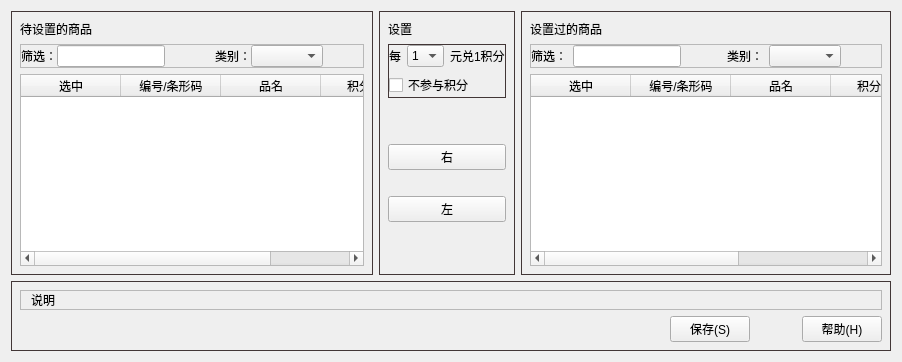
             <widget class="QWidget" name="tab_24">
              <attribute name="title">
               <string>商品积分设置</string>
              </attribute>
              <layout class="QGridLayout" name="gridLayout_28">
               <item row="0" column="0">
                <widget class="QWidget" name="widget_9" native="true">
                 <property name="styleSheet">
                  <string notr="true">QWidget#widget_9{
	border:1px solid #423636;
}</string>
                 </property>
                 <layout class="QVBoxLayout" name="verticalLayout_9">
                  <item>
                   <widget class="QLabel" name="label_492">
                    <property name="text">
                     <string>待设置的商品</string>
                    </property>
                   </widget>
                  </item>
                  <item>
                   <widget class="QFrame" name="frame_17">
                    <property name="frameShape">
                     <enum>QFrame::StyledPanel</enum>
                    </property>
                    <property name="frameShadow">
                     <enum>QFrame::Raised</enum>
                    </property>
                    <layout class="QHBoxLayout" name="horizontalLayout_11">
                     <property name="spacing">
                      <number>0</number>
                     </property>
                     <property name="leftMargin">
                      <number>0</number>
                     </property>
                     <property name="topMargin">
                      <number>0</number>
                     </property>
                     <property name="rightMargin">
                      <number>0</number>
                     </property>
                     <property name="bottomMargin">
                      <number>0</number>
                     </property>
                     <item>
                      <layout class="QHBoxLayout" name="horizontalLayout_9">
                       <property name="spacing">
                        <number>0</number>
                       </property>
                       <item>
                        <widget class="QLabel" name="label_494">
                         <property name="text">
                          <string>筛选：</string>
                         </property>
                        </widget>
                       </item>
                       <item>
                        <widget class="QLineEdit" name="lineEdit_137"/>
                       </item>
                      </layout>
                     </item>
                     <item>
                      <spacer name="horizontalSpacer_6">
                       <property name="orientation">
                        <enum>Qt::Horizontal</enum>
                       </property>
                       <property name="sizeType">
                        <enum>QSizePolicy::Fixed</enum>
                       </property>
                       <property name="sizeHint" stdset="0">
                        <size>
                         <width>50</width>
                         <height>20</height>
                        </size>
                       </property>
                      </spacer>
                     </item>
                     <item>
                      <layout class="QHBoxLayout" name="horizontalLayout_10">
                       <property name="spacing">
                        <number>0</number>
                       </property>
                       <item>
                        <widget class="QLabel" name="label_498">
                         <property name="sizePolicy">
                          <sizepolicy hsizetype="Fixed" vsizetype="Fixed">
                           <horstretch>0</horstretch>
                           <verstretch>0</verstretch>
                          </sizepolicy>
                         </property>
                         <property name="text">
                          <string>类别：</string>
                         </property>
                        </widget>
                       </item>
                       <item>
                        <widget class="QComboBox" name="comboBox_173"/>
                       </item>
                       <item>
                        <spacer name="horizontalSpacer_9">
                         <property name="orientation">
                          <enum>Qt::Horizontal</enum>
                         </property>
                         <property name="sizeHint" stdset="0">
                          <size>
                           <width>40</width>
                           <height>20</height>
                          </size>
                         </property>
                        </spacer>
                       </item>
                      </layout>
                     </item>
                    </layout>
                   </widget>
                  </item>
                  <item>
                   <widget class="QTableWidget" name="tableWidget_66">
                    <column>
                     <property name="text">
                      <string>选中</string>
                     </property>
                    </column>
                    <column>
                     <property name="text">
                      <string>编号/条形码</string>
                     </property>
                    </column>
                    <column>
                     <property name="text">
                      <string>品名</string>
                     </property>
                    </column>
                    <column>
                     <property name="text">
                      <string>积分价格</string>
                     </property>
                    </column>
                   </widget>
                  </item>
                 </layout>
                </widget>
               </item>
               <item row="0" column="1">
                <widget class="QWidget" name="widget_12" native="true">
                 <property name="styleSheet">
                  <string notr="true">QWidget#widget_12{
	border:1px solid #423636;
}</string>
                 </property>
                 <layout class="QVBoxLayout" name="verticalLayout_3">
                  <item>
                   <widget class="QLabel" name="label_506">
                    <property name="styleSheet">
                     <string notr="true"/>
                    </property>
                    <property name="text">
                     <string>设置</string>
                    </property>
                   </widget>
                  </item>
                  <item>
                   <widget class="QFrame" name="frame_22">
                    <property name="styleSheet">
                     <string notr="true">QWidget#frame_22{
	border:1px solid #423636;
}
</string>
                    </property>
                    <property name="frameShape">
                     <enum>QFrame::StyledPanel</enum>
                    </property>
                    <property name="frameShadow">
                     <enum>QFrame::Raised</enum>
                    </property>
                    <layout class="QVBoxLayout" name="verticalLayout_8">
                     <property name="leftMargin">
                      <number>0</number>
                     </property>
                     <property name="topMargin">
                      <number>0</number>
                     </property>
                     <property name="rightMargin">
                      <number>0</number>
                     </property>
                     <property name="bottomMargin">
                      <number>0</number>
                     </property>
                     <item>
                      <layout class="QHBoxLayout" name="horizontalLayout_8">
                       <item>
                        <widget class="QLabel" name="label_131">
                         <property name="text">
                          <string>每</string>
                         </property>
                        </widget>
                       </item>
                       <item>
                        <widget class="QComboBox" name="comboBox_177">
                         <item>
                          <property name="text">
                           <string>1</string>
                          </property>
                         </item>
                        </widget>
                       </item>
                       <item>
                        <widget class="QLabel" name="label_132">
                         <property name="text">
                          <string>元兑1积分</string>
                         </property>
                        </widget>
                       </item>
                      </layout>
                     </item>
                     <item>
                      <widget class="QCheckBox" name="checkBox_42">
                       <property name="text">
                        <string>不参与积分</string>
                       </property>
                      </widget>
                     </item>
                    </layout>
                   </widget>
                  </item>
                  <item>
                   <spacer name="verticalSpacer_2">
                    <property name="orientation">
                     <enum>Qt::Vertical</enum>
                    </property>
                    <property name="sizeType">
                     <enum>QSizePolicy::Fixed</enum>
                    </property>
                    <property name="sizeHint" stdset="0">
                     <size>
                      <width>20</width>
                      <height>40</height>
                     </size>
                    </property>
                   </spacer>
                  </item>
                  <item>
                   <widget class="QPushButton" name="pushButton_right">
                    <property name="text">
                     <string>右</string>
                    </property>
                   </widget>
                  </item>
                  <item>
                   <spacer name="verticalSpacer_3">
                    <property name="orientation">
                     <enum>Qt::Vertical</enum>
                    </property>
                    <property name="sizeType">
                     <enum>QSizePolicy::Fixed</enum>
                    </property>
                    <property name="sizeHint" stdset="0">
                     <size>
                      <width>20</width>
                      <height>20</height>
                     </size>
                    </property>
                   </spacer>
                  </item>
                  <item>
                   <widget class="QPushButton" name="pushButton_left">
                    <property name="text">
                     <string>左</string>
                    </property>
                   </widget>
                  </item>
                  <item>
                   <spacer name="verticalSpacer">
                    <property name="orientation">
                     <enum>Qt::Vertical</enum>
                    </property>
                    <property name="sizeHint" stdset="0">
                     <size>
                      <width>20</width>
                      <height>40</height>
                     </size>
                    </property>
                   </spacer>
                  </item>
                 </layout>
                </widget>
               </item>
               <item row="0" column="2">
                <widget class="QWidget" name="widget_10" native="true">
                 <property name="styleSheet">
                  <string notr="true">QWidget#widget_10{
	border:1px solid #423636;
}</string>
                 </property>
                 <layout class="QVBoxLayout" name="verticalLayout">
                  <item>
                   <widget class="QLabel" name="label_501">
                    <property name="text">
                     <string>设置过的商品</string>
                    </property>
                   </widget>
                  </item>
                  <item>
                   <widget class="QFrame" name="frame_19">
                    <property name="frameShape">
                     <enum>QFrame::StyledPanel</enum>
                    </property>
                    <property name="frameShadow">
                     <enum>QFrame::Raised</enum>
                    </property>
                    <layout class="QHBoxLayout" name="horizontalLayout_13">
                     <property name="leftMargin">
                      <number>0</number>
                     </property>
                     <property name="topMargin">
                      <number>0</number>
                     </property>
                     <property name="rightMargin">
                      <number>0</number>
                     </property>
                     <property name="bottomMargin">
                      <number>0</number>
                     </property>
                     <item>
                      <layout class="QHBoxLayout" name="horizontalLayout_6">
                       <item>
                        <widget class="QLabel" name="label_502">
                         <property name="text">
                          <string>筛选：</string>
                         </property>
                        </widget>
                       </item>
                       <item>
                        <widget class="QLineEdit" name="lineEdit_139"/>
                       </item>
                      </layout>
                     </item>
                     <item>
                      <spacer name="horizontalSpacer_10">
                       <property name="orientation">
                        <enum>Qt::Horizontal</enum>
                       </property>
                       <property name="sizeType">
                        <enum>QSizePolicy::Fixed</enum>
                       </property>
                       <property name="sizeHint" stdset="0">
                        <size>
                         <width>40</width>
                         <height>20</height>
                        </size>
                       </property>
                      </spacer>
                     </item>
                     <item>
                      <layout class="QHBoxLayout" name="horizontalLayout_7">
                       <item>
                        <widget class="QLabel" name="label_504">
                         <property name="text">
                          <string>类别：</string>
                         </property>
                        </widget>
                       </item>
                       <item>
                        <widget class="QComboBox" name="comboBox_176"/>
                       </item>
                       <item>
                        <spacer name="horizontalSpacer_5">
                         <property name="orientation">
                          <enum>Qt::Horizontal</enum>
                         </property>
                         <property name="sizeHint" stdset="0">
                          <size>
                           <width>40</width>
                           <height>20</height>
                          </size>
                         </property>
                        </spacer>
                       </item>
                      </layout>
                     </item>
                    </layout>
                   </widget>
                  </item>
                  <item>
                   <widget class="QTableWidget" name="tableWidget_67">
                    <column>
                     <property name="text">
                      <string>选中</string>
                     </property>
                    </column>
                    <column>
                     <property name="text">
                      <string>编号/条形码</string>
                     </property>
                    </column>
                    <column>
                     <property name="text">
                      <string>品名</string>
                     </property>
                    </column>
                    <column>
                     <property name="text">
                      <string>积分价格</string>
                     </property>
                    </column>
                    <column>
                     <property name="text">
                      <string>参与积分</string>
                     </property>
                    </column>
                   </widget>
                  </item>
                 </layout>
                </widget>
               </item>
               <item row="1" column="0" colspan="3">
                <widget class="QWidget" name="widget_11" native="true">
                 <property name="styleSheet">
                  <string notr="true">QWidget#widget_11{
	border:1px solid #423636;
}</string>
                 </property>
                 <layout class="QGridLayout" name="gridLayout_27">
                  <item row="0" column="0" colspan="4">
                   <widget class="QFrame" name="frame_20">
                    <property name="frameShape">
                     <enum>QFrame::StyledPanel</enum>
                    </property>
                    <property name="frameShadow">
                     <enum>QFrame::Raised</enum>
                    </property>
                    <layout class="QHBoxLayout" name="horizontalLayout_14">
                     <property name="spacing">
                      <number>0</number>
                     </property>
                     <property name="leftMargin">
                      <number>10</number>
                     </property>
                     <property name="topMargin">
                      <number>0</number>
                     </property>
                     <property name="rightMargin">
                      <number>0</number>
                     </property>
                     <property name="bottomMargin">
                      <number>0</number>
                     </property>
                     <item>
                      <widget class="QLabel" name="label_505">
                       <property name="text">
                        <string>说明</string>
                       </property>
                      </widget>
                     </item>
                    </layout>
                   </widget>
                  </item>
                  <item row="1" column="0">
                   <spacer name="horizontalSpacer_7">
                    <property name="orientation">
                     <enum>Qt::Horizontal</enum>
                    </property>
                    <property name="sizeHint" stdset="0">
                     <size>
                      <width>40</width>
                      <height>20</height>
                     </size>
                    </property>
                   </spacer>
                  </item>
                  <item row="1" column="3">
                   <widget class="QPushButton" name="pushButton_440">
                    <property name="text">
                     <string>帮助(H)</string>
                    </property>
                   </widget>
                  </item>
                  <item row="1" column="1">
                   <widget class="QPushButton" name="pushButton_439">
                    <property name="text">
                     <string>保存(S)</string>
                    </property>
                   </widget>
                  </item>
                  <item row="1" column="2">
                   <spacer name="horizontalSpacer_8">
                    <property name="orientation">
                     <enum>Qt::Horizontal</enum>
                    </property>
                    <property name="sizeType">
                     <enum>QSizePolicy::Fixed</enum>
                    </property>
                    <property name="sizeHint" stdset="0">
                     <size>
                      <width>40</width>
                      <height>20</height>
                     </size>
                    </property>
                   </spacer>
                  </item>
                 </layout>
                </widget>
               </item>
              </layout>
             </widget>
